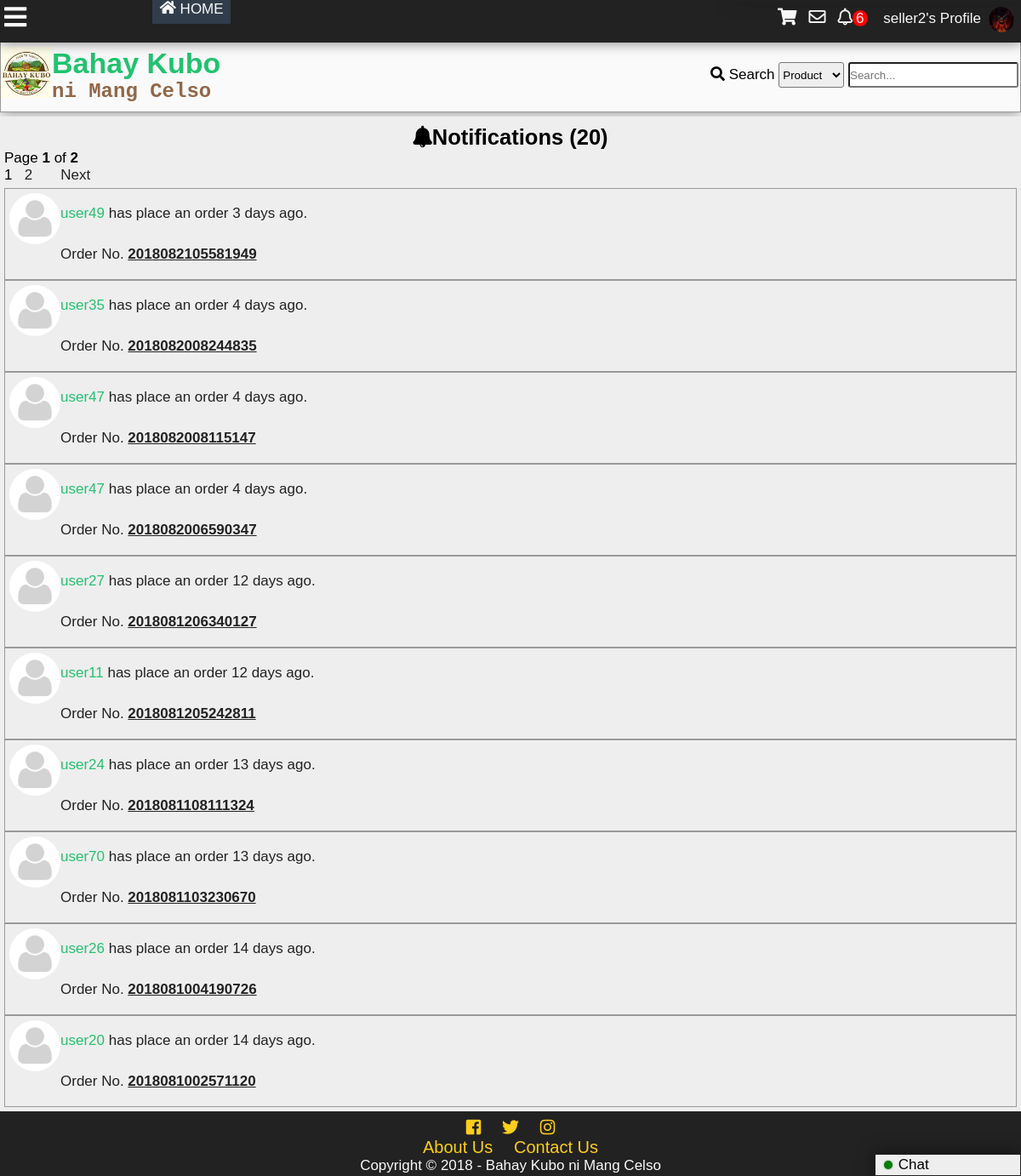
Screenshot of /notification.php (signed in) with the database file from the repository.
### tables this page shows
CREATE TABLE `tbluser` (
  `userid` int(11) NOT NULL,
  `username` varchar(100) NOT NULL,
  `password` varchar(100) NOT NULL,
  `firstname` varchar(100) NOT NULL,
  `middlename` varchar(100) NOT NULL,
  `lastname` varchar(100) NOT NULL,
  `birthday` varchar(20) NOT NULL,
  `datecreated` timestamp NOT NULL DEFAULT '0000-00-00 00:00:00',
  `email` varchar(100) NOT NULL,
  `phone` varchar(100) NOT NULL,
  `location` varchar(255) NOT NULL,
  `usertypeid` int(11) NOT NULL,
  `access` int(11) NOT NULL,
  `imgpath` varchar(200) NOT NULL,
  `bio` text NOT NULL,
  `is_show_email` tinyint(1) NOT NULL,
  `gender` int(11) NOT NULL,
  `lastupdate` timestamp NOT NULL DEFAULT '0000-00-00 00:00:00',
  `lastonline` timestamp NOT NULL DEFAULT '0000-00-00 00:00:00',
  `profileviews` int(11) NOT NULL
);

CREATE TABLE `tblnotif` (
  `notifid` int(11) NOT NULL,
  `userid` int(11) NOT NULL,
  `receiverid` int(11) NOT NULL,
  `notifdate` datetime DEFAULT NULL,
  `checked` int(11) NOT NULL,
  `notiftype` int(11) NOT NULL,
  `details` varchar(100) NOT NULL,
  `details2` int(11) NOT NULL
);

### notification.php (the view, shortened to what this page needs)
<?php
include'functions.php';
chattab();
?>
<!DOCTYPE html>
<html lang="en">
<head>
    <link rel="stylesheet" href="css/style.css">
  	<link rel="stylesheet" href="css/fontawesome-all.css">
</head>
<body onscroll="scrollOpacity()">
	<div class="main-container">
	<?php
		addheader();
	?>
		<div class="other-content">
<?php
$id=$_SESSION['id'];
$sql="SELECT notifid FROM tblnotif WHERE receiverid='$id'";
$result=$conn->query($sql);
$rows=$result->num_rows;
$page_rows = 10;
	$last = ceil($rows/$page_rows);
	$pagenum = 1;
	$limit = 'LIMIT ' .($pagenum - 1) * $page_rows .',' .$page_rows;
	$textline1 = "<i class='fas fa-bell'></i>Notifications (<b>".number_format($rows)."</b>)";
	$textline2 = "Page <b>$pagenum</b> of <b>$last</b>";
	$paginationCtrls = '';
	if($last != 1){
	    $paginationCtrls .= ''.$pagenum.' &nbsp; ';
	    for($i = $pagenum+1; $i <= $last; $i++){
			$paginationCtrls .= '<a href="'.$_SERVER['PHP_SELF'].'?pn='.$i.'">'.$i.'</a> &nbsp; ';
		}
		if ($pagenum != $last) {
	        $next = $pagenum + 1;
	        $paginationCtrls .= ' &nbsp; &nbsp; <a href="'.$_SERVER['PHP_SELF'].'?pn='.$next.'">Next</a> ';
	    }
	}
	echo'<h2>  '.$textline1.'</h2>
	<p>  '.$textline2.' </p>
	<div id="pagination_controls"> '.$paginationCtrls.'</div>';
$sql="SELECT tblnotif.userid,notifid,username,imgpath,receiverid,notifdate,notiftype,details,details2 FROM tblnotif
LEFT JOIN tbluser
ON tblnotif.userid=tbluser.userid
WHERE receiverid='$id'
ORDER BY notifid DESC $limit";
$result=$conn->query($sql);
echo '<ul id="notiflist">';
while($rows=$result->fetch_object())
{
$uid=$rows->userid;
$uname=$rows->username;
$type=$rows->notiftype;
$date=time_elapsed_string($rows->notifdate);
$details=$rows->details;
$imgpath=$rows->imgpath;
if(!$imgpath){
	$imgpath='img/default.png';
}
if($type==1){
	echo'<li><div class="comment-tn">
				<img src="'.$imgpath.'">
			</div><a class="n1" href="profile.php?id='.$uid.'">'.$uname.'</a> <a class="n2" href="profile.php?name='.$_SESSION['name'].'#comment'.$details.'"> has commented on your profile '.$date.'</a></li>';
}else if ($type==3){
	echo'<li><i class="fas fa-ban banned"></i> Sorry, your profile picture has been removed.<br>
	Please read the rules and guidelines.</li>';
}else if ($type==4){
	echo'<li> Your order has been <span style="color:green;"><b>approved</b></span><br>'.$date.'.<br>
	Order No. <a class="black" href="search.php?criteria=3&search-text='.$details.'"><b>'.$details.'</a></b></li>';
}else if ($type==5){
	echo'<li> Your order has been <span style="color:red;"><b>rejected</b></span><br>'.$date.'.<br>
	Order No. <a class="black" href="search.php?criteria=3&search-text='.$details.'"><b>'.$details.'</a></b></li>';
}else if ($type==6){
	echo'<li> Your order has been <span style="color:red;"><b>cancelled</b></span><br>'.$date.'.<br>
	Order No. <a class="black" href="search.php?criteria=3&search-text='.$details.'"><b>'.$details.'</a></b></li>';
}else if ($type==7){
	echo'<li> <div class="comment-tn">
				<img src="'.$imgpath.'">
			</div>
			 <a class="n1" href="profile.php?id='.$uid.'">'.$uname.'</a> has place an order '.$date.'.<br>
	Order No. <a class="black" href="search.php?criteria=3&search-text='.$details.'"><b>'.$details.'</b></a></li>';
}
}
echo '</ul>';
?>
		</div>
		<?php
			addfooter();
		?>
	</div>
</body>
</html>

### functions.php (shortened to what this page needs)
<?php
function addheader(){
	echo'<header id="main-header">
			<div class="grid-header">
				<div class="box1">
					<a href="index.php">
						<div class="logo">
							<img src="img/logo.jpg">
						</div>
						<div id="header-text">
						<h1 id="first-text">Bahay Kubo</h1><br>
							<h2 id="second-text"> ni Mang Celso</h2>
						</div>
					</a>
				</div>
				<div class="box2">';
						search_function();
				echo'</div>
				<div class="modal2">
				</div>
				<div id="search-dropdown">
				</div>
			</div>
		</header>
		<div class="subheader">
			<div class="subgrid">
				<div class="svg">
					<p class="open-slide" onclick="openSlideMenu()">
						<i class="fas fa-bars"></i>
					</p>
				</div>
				<div class="nav">
					<a id="Home" href="index.php"><i class="fas fa-home"></i> HOME</a>
				</div>
				<div class="profile-grid">';
						session_button();
				echo'</div>
			</div>
		</div>
	';
}
function addfooter(){
	echo'<footer id="main-footer">
			<div class="container">
				<a target="_blank" title="Like us on Facebook" href="https://www.facebook.com/BahayKuboniMangCelso/?ref=page_internal"><i class="fab fa-facebook-square"></i></a>
				<a target="_blank" title="Follow us on Twitter" href="https://twitter.com/"><i class="fab fa-twitter"></i></a>
				<a target="_blank" title="Follow us on Instagram" href="https://www.instagram.com/?hl=ens"><i class="fab fa-instagram"></i></a>
				<p><a href="about.php">About Us</a>
				<a href="contact.php">Contact Us</a>
				</p>
				<p>Copyright &copy; '.date('Y').' - <span id="company">Bahay Kubo ni Mang Celso</span></p>
			</div>
		</footer>';
}
function time_elapsed_string($datetime, $full = false) {
    $now = new DateTime;
    $ago = new DateTime($datetime);
    $diff = $now->diff($ago);
    $string = array(
        'y' => 'year',
        'm' => 'month',
        'd' => 'day',
        'h' => 'hour',
        'i' => 'minute',
        's' => 'second'
    );
    foreach ($string as $k => &$v) {
        if ($diff->$k) {
            $v = $diff->$k . ' ' . $v . ($diff->$k > 1 ? 's' : '');
        } else {
            unset($string[$k]);
        }
    }
    if (!$full) $string = array_slice($string, 0, 1);
    return $string ? implode(', ', $string) . ' ago' : 'just now';
}
function session_button(){
	$conn = mysqli_connect ("localhost", "root", "", "itsproject");
	echo '<div id="top-total" onclick="showCartPanel()">';
	echo'</div>
	<div id="cart-panel"">
		<h1 onclick="hideCartPanel()" class="close-heading">Shopping Cart <i style="float:right; padding-right:10px" class="fas fa-times"></i></h1>
		<div id="shopping-cart-content"></div>
	</div>
	<i class="fas fa-shopping-cart button" onclick="showCartPanel()"></i>';
	if(isset($_SESSION['id'])){
	$id=$_SESSION['id'];
		$sql="SELECT imgpath FROM tbluser WHERE userid=".$id."";
		$result=$conn->query($sql);
		$row=$result->fetch_object();
		$tn_image=$row->imgpath;
$sql="SELECT pmid FROM tblpm WHERE receiverid='$id' AND checked=0 GROUP BY senderid";
$result=$conn->query($sql);
$count=$result->num_rows;
		echo'<a class="button" title="Check your messages" href="inbox.php?id='.$_SESSION["id"].'"><i class="far fa-envelope"></i><span id="pmnum">'.$count.'</span></a>';
$sql="SELECT notifid FROM tblnotif
	WHERE receiverid='$id' and checked=0
	";
$result=$conn->query($sql);
$count=$result->num_rows;
		echo'<a class="button" id="notifbtn" title="Check your notifications" onclick="showNotif()""><i class="far fa-bell"></i><span id="notifnum">'.$count.'</span></a>
		<a class="button" href=profile.php?id='.$_SESSION['id'].'>
		'.$_SESSION["name"].'\'s Profile<div class="top-tn"><img src="'.$tn_image.'""></div></a>';
$sql="SELECT notifid,tblnotif.userid,username,imgpath,receiverid,notifdate,notiftype,checked,details,details2 FROM tblnotif
	LEFT JOIN tbluser
		ON tblnotif.userid=tbluser.userid
	WHERE receiverid='$id'
	ORDER BY notifid DESC
	LIMIT 10";
$result=$conn->query($sql);
	}else{
		echo'<div id="notifnum"></div><div id="pmnum"></div>
		<a href ="register.php" class="button"><i class="fas fa-pencil-alt"></i></i>Sign Up</a>
		<a id="modalBtn" class="button"><i class="fas fa-sign-in-alt"></i>Login</a>';
	}
}
function search_function(){
	echo'
		<form action="search.php" method="get">
			<i class="fas fa-search"></i>
			<label>Search</label>
			<select name="criteria" id="criteria">
				<option value="1">Product</option>';
			echo'<option value="2">User</option>
			</select>
			<input type="text" onkeyup="searchdropdown()" required name="search-text" placeholder="Search..." id="search-text" autocomplete="off">
		</form>
	';
}
function chattab(){
	if(isset($_SESSION['id'])){
		echo'
		<div id="chat-tab" onclick="showChatPanel()">
			<div class="online"></div>
			<span>Chat</span>
		</div>
		<div id="chat-modal" onclick="hideChatPanel()">
		</div>
		<div id="chat-panel">
			<div id="chat-panel-body"><h3 onclick="hideChatPanel()" class="close-heading">Chat</h3>
				<ul>';
			echo'
				</ul>
			</div>
			<div id="chat-bottom">
				<form id="chat-search-form">
					<i class="fas fa-search"></i><input type="text" id="chat-search" onkeyup="searchChat()" autocomplete="off" placeholder="Search friend...">
				</form>
			</div>
		</div>';
	}
}

### css/style.css (style rules this page uses)
* { padding:0; margin:0; }
:root { --facebookblue:#4267b2; --twitterlogo:#00aced; --lightblue:#c0deed; --sunflower:#ffce1b; --orangered:#FF4500; --magenta:#ff00ff; --lime:#32CD32; --palegreen:#98fb98; --dark-red:#590000; --blood-red:#8B0000; --cyan:#00ffff; --bluegreen:#21c36f; --canvas:#F3ECE2; --dark-purple:#551A8B; --dark-blue:#313d4b; --primary-color:#21c36f; --secondary-color:#c0deed; --contrast: #91684a; --secondary-contrast:#313d4b; --light-color:#fafafa; --dark-color:#222; --gray:#eee; --darkgray:#999; }
body { font-family: Lora,'MS Sans Serif',Geneva,sans-serif; font-size: 17px; background:var(--light-color); }
h1,h2,h3,h4,h5,h6 { font-family: Arial, Helvetica, sans-serif; }
a { text-decoration: none; }
li { list-style: none; }
.black { color:var(--dark-color); text-decoration: underline; }
.main-container { display:grid; grid-template-areas: "header" "main-search" "featured" "content" "footer"; }
.container { padding:0 5px 0 5px; }
.subheader { z-index: 1000; position:fixed; top:0; grid-area:subheader; width:100%; padding-bottom: 4px; background: var(--dark-color); color: var(--light-color); box-shadow: 0 0 15px rgba(0,0,0,0.5); }
.subgrid { display: grid; grid-template-columns: 1fr 4fr; grid-template-areas: "svg profile" }
.open-slide { grid-area: svg; padding: 5px; font-size: 30px; color: var(--light-color); }
.fa-bars { transition-duration: 350ms; transition-property: transform; }
#home { position: relative; padding: 0.5em; background: var(--secondary-contrast); font-size: 1em; color: var(--light-color); }
.profile-grid { grid-area: profile; grid-column-start: right; padding: 8px; }
.profile-grid i { font-size:20px; }
.button { padding: 2px 5px; color: var(--light-color); border:0; margin-right: 4px; text-align: center; cursor:pointer; }
.top-tn { height:30px; width:30px; border-radius: 50%; overflow:hidden; float:right; }
.top-tn img { max-width: 100% }
#notiflist li { color:var(--dark-color); padding:5px; border:1px solid var(--darkgray); line-height: 3rem; overflow:hidden; }
.n1,#seeallnotif { color:var(--primary-color); }
#notifnum,#pmnum { display: none; background: red; padding:0 4px; border-radius: 50%; color: var(--light-color); }
#main-header { grid-area:header; margin-top: 44px; background: var(--light-color); border: 1px solid var(--darkgray); box-shadow: 0 0 15px rgba(0,0,0,0.5); margin-bottom: 5px; }
#highlight-text,#first-text { color:var(--primary-color); }
#second-text { color:var(--contrast); font-family: "Courier New", Courier, monospace; font-size: 24px; }
#first-text,#second-text { display: inline; }
.grid-header { display:grid; grid-template-columns: 1fr 1fr; grid-template-areas: "title login"; align-items:center; padding: 10px 0; }
.box1 { grid-area:title; }
.logo { float: left; width: 60px; height: 60px; }
.logo img { max-width: 100%; }
.box2 { grid-area:login; grid-column-start: right; padding-right: 2px; }
#header-text { padding-left:10px; }
.box2 select { height: 30px; border-radius: 3px; }
.box2 input[type='text'] { height: 30px; width: 200px; border-radius: 3px; }
.other-content { box-sizing: border-box; padding:5px; background: var(--gray); min-height:85vh; position: relative; }
.other-content h2,.other-content h3 { text-align: center; margin-top: 5px; }
.online { display: inline-block; padding:5px; margin-right: 2px; border-radius: 50%; border:1px solid var(--darkcolor); background: green; box-shadow: 0 0 2px rgba(0,0,0,0.5); }
.comment-tn { height:60px; width:60px; border-radius: 50%; overflow:hidden; float:left; }
.comment-tn img { max-width: 100%; }
#pagination_controls { margin-bottom: 5px; }
#pagination_controls a { color:var(--dark-color); }
#chat-tab { position:fixed; z-index: 200; right: 0; bottom: 0; width: 150px; height: 20px; background: var(--gray); border: 1px solid var(--dark-color); box-shadow: 0 0 20px 0 rgba(0,0,0,0.5); cursor: pointer; padding: 2px 10px; }
#main-footer { grid-area:footer; background:var(--dark-color); background-position:center; background-size:cover; background-repeat:no-repeat; background-attachment: fixed; text-align: center; padding: 8px; color:var(--light-color); height: 60px; }
#main-footer a { font-size: 20px; color: var(--sunflower); padding-left: 10px; padding-right: 10px; }

### rows the page displays
tbluser: imgpath (picture)
tblnotif: userid "20", userid "2", userid "1", notiftype 7 (drawn), userid.username "user20", notifdate "14 days ago", details "2018081002571120"
tblnotif: notiftype 7 (drawn), userid.username "user49", notifdate "3 days ago", details "2018082105581949"
tblnotif: notiftype 7 (drawn), userid.username "user35", notifdate "4 days ago", details "2018082008244835"
tblnotif: notiftype 7 (drawn), userid.username "user47", notifdate "4 days ago", details "2018082008115147"
tblnotif: notiftype 7 (drawn), userid.username "user47", notifdate "4 days ago", details "2018082006590347"
tblnotif: notiftype 7 (drawn), userid.username "user27", notifdate "12 days ago", details "2018081206340127"
tblnotif: notiftype 7 (drawn), userid.username "user11", notifdate "12 days ago", details "2018081205242811"
tblnotif: notiftype 7 (drawn), userid.username "user24", notifdate "13 days ago", details "2018081108111324"
tblnotif: notiftype 7 (drawn), userid.username "user70", notifdate "13 days ago", details "2018081103230670"
tblnotif: notiftype 7 (drawn), userid.username "user26", notifdate "14 days ago", details "2018081004190726"

### other values shown
$count "6"
$_SESSION["name"] "seller2"
$pagenum "1"
